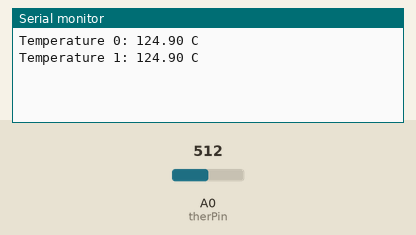
Bench run of a sketch on a simulated Arduino Uno, built with avr-gcc and run on an emulated ATmega328P. On the bench: the last lines printed to the serial monitor. The test bench sets the inputs (shaded band); at power-on: A0 (therPin) = 512.

Above: at 1.8 s.
1.9 s: A0 (therPin) set to 716
At 2.7 s:
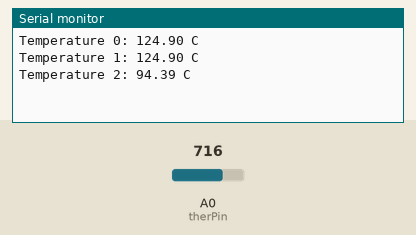
3.4 s: A0 (therPin) set to 900
At 4.3 s:
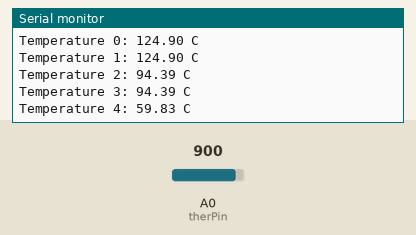
Timing chart, 0 to 6.4 s (numbered marks = the images above; inputs shaded):
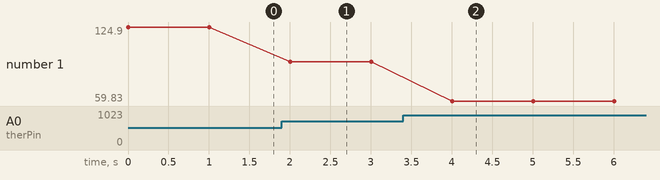

Measured:
- after the input at 1.9 s, the serial monitor: prints a new line after 0.10 s (image 1)
- after the input at 3.4 s, the serial monitor: prints a new line after 0.60 s (image 2)
- plotted number 1: 124.9 → 94.39 after the input at 1.9 s, 94.39 → 59.83 after the input at 3.4 s

The sketch:

Thermistor_Sensor.ino
```cpp
const int therPin = A0;

int count = 0;

void setup()
{
    Serial.begin(9600);
}

void loop()
{
    float sensorValue = analogRead(therPin);
    float vOut = sensorValue * 5.0 / 1023.0;
    float r = (vOut * 330.0) / (5 - vOut);
    float t = (298.15 * 4050.0) / (298.15 * log(r / 10000.0) + 4050.0);
    Serial.print("Temperature ");
    Serial.print(count++);
    Serial.print(": ");
    Serial.print(t - 273.15);
    Serial.println(" C");
    delay(1000);
}
```
